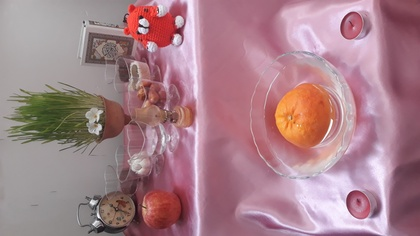
%> input picture exercises/fatemeh456/12/1.jpg, 420 x 236 px, shrunk from 4128 x 2322 before the run
$ octave --eval "result = histogrameq('1.jpg');"   (GNU Octave 9; MATLAB toolbox functions it lacks are replaced by stand-ins)
%> lines starting %> are read from the running program, lines starting %| are printed output that depends on the picture
function histeqResult = histogrameq(image)
%> called with image = '1.jpg'
image = imread(image);
%> image is the input picture: size 236x420x3 uint8; mean R, G, B 167.2, 129.4, 137.6
image = rgb2gray(image);
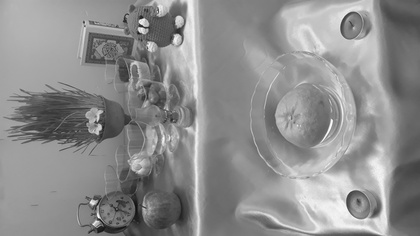
%> image: size 236x420 uint8; min 16, max 254, mean 141.6
[rows columns] = size(image);
%> rows = 236; columns = 420
finalResult = uint8(zeros(rows,columns));
pixelNumber = rows*columns;
%> pixelNumber = 99120
frequncy = zeros(256,1);
pdf = zeros(256,1);
cdf = zeros(256,1);
cummlative = zeros(256,1);
outpic = zeros(256,1);
for i = 1:1:rows
    for j = 1:1:columns
        val = image(i,j);
        frequncy(val+1) = frequncy(val+1)+1;
        pdf(val+1) = frequncy(val+1)/pixelNumber;
    end
end
%> after the loop, frequncy = 256 values, max 1402 at index 133, min 0 at index 1, mean 387.2; pdf = 256 values, max 0.0141 at index 133, min 0 at index 1, mean 0.00391

sum =0 ;
intensityLevel = 255;

for i = 1:1:size(pdf)
    sum = sum + frequncy(i);
    cummlative(i) = sum;
    cdf(i) = cummlative(i)/ pixelNumber;
    outpic(i) = round(cdf(i) * intensityLevel);
end
%> this loop made 256 passes
%> sum on passes 1 to 3: 0, 0, 0
%> after the loop, cdf = 256 values from 0 to 1; cummlative = 256 values from 0 to 99120; outpic = 256 values from 0 to 255; sum = 99120


for i = 1:1:rows
    for j = 1:1:columns
        finalResult(i,j) = outpic(image(i,j) + 1);
    end
end
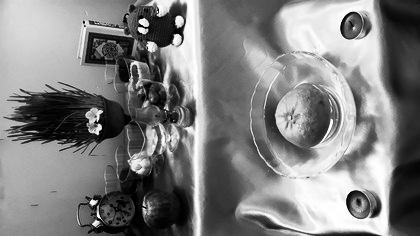
%> finalResult: size 236x420 uint8; min 0, max 255, mean 128.5
imshow(finalResult);
end
%> (the run ends here)

$ run again, on exercises/fatemeh456/12/12.jpg
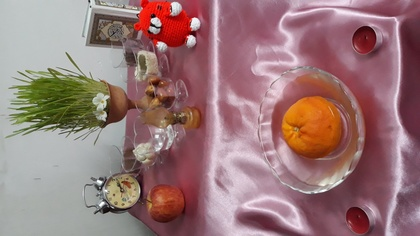
%> input picture exercises/fatemeh456/12/12.jpg, 420 x 236 px, shrunk from 4128 x 2322 before the run
%> in histogrameq, image is the input picture: size 236x420x3 uint8; mean R, G, B 153.6, 119.9, 120.1
%> in histogrameq, `image = rgb2gray(image);`:
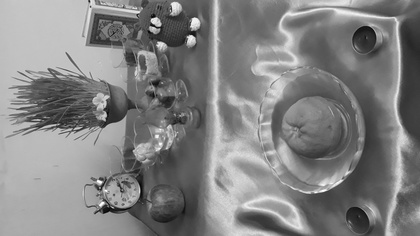
%> image: size 236x420 uint8; min 3, max 255, mean 130
%> after the loop in histogrameq, `for i = 1:1:rows`: frequncy = 256 values, max 1474 at index 195, min 0 at index 1, mean 387.2; pdf = 256 values, max 0.0149 at index 195, min 0 at index 1, mean 0.00391
%> the loop in histogrameq, `for i = 1:1:size(pdf)` made 256 passes
%> sum on passes 1 to 3: 0, 0, 0
%> after the loop in histogrameq, `for i = 1:1:size(pdf)`: cdf = 256 values from 0 to 1; cummlative = 256 values from 0 to 99120; outpic = 256 values from 0 to 255; sum = 99120
%> after the loop in histogrameq, `for i = 1:1:rows`:
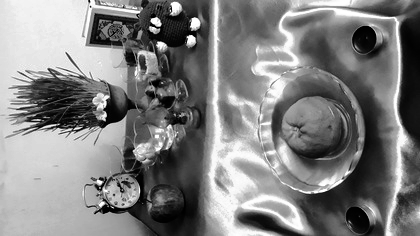
%> finalResult: size 236x420 uint8; min 0, max 255, mean 128.4
